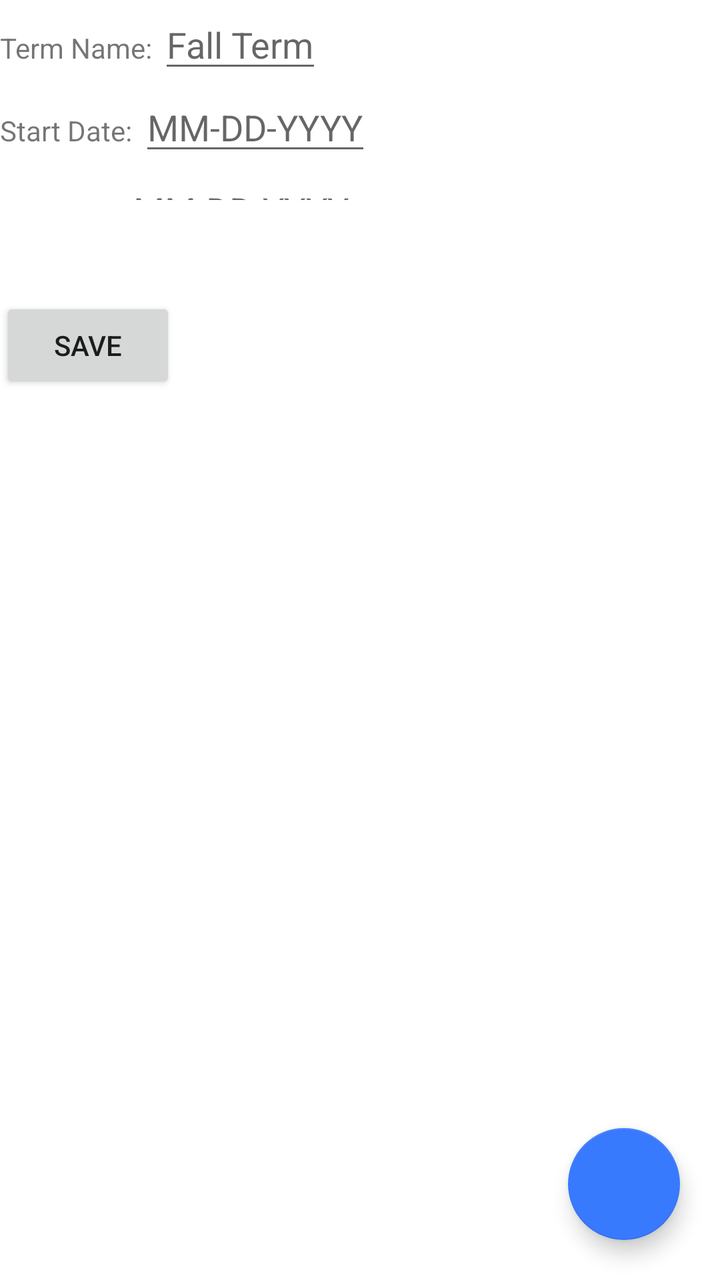
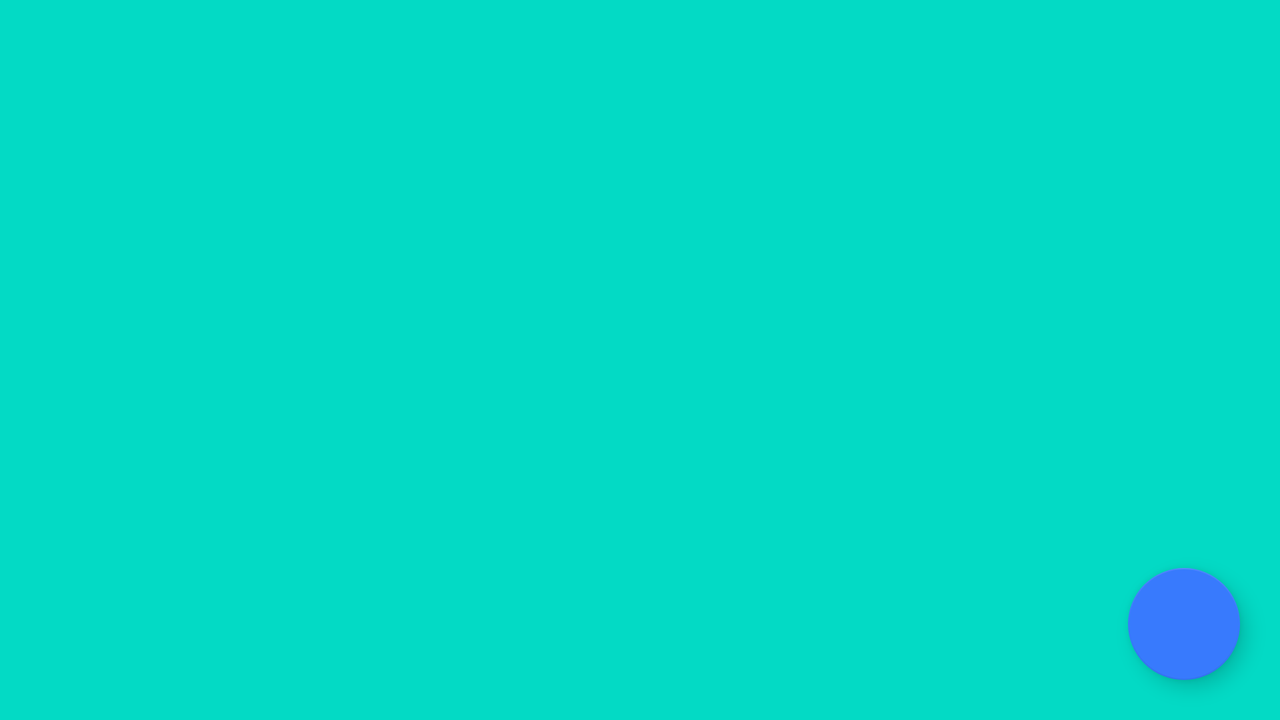

An Android layout and its configuration variant, each rendered on a device that would load it. The default file and the variant file are quoted in full after the pictures.
<!-- AndroidManifest.xml: application theme Theme.MobileAppDev -->
<!-- res/layout/activity_course_list.xml -->
<?xml version="1.0" encoding="utf-8"?>
<androidx.constraintlayout.widget.ConstraintLayout xmlns:android="http://schemas.android.com/apk/res/android"
    xmlns:app="http://schemas.android.com/apk/res-auto"
    xmlns:tools="http://schemas.android.com/tools"
    android:layout_width="match_parent"
    android:layout_height="match_parent"
    tools:context=".UI.CourseList">

    <ScrollView
        android:layout_width="409dp"
        android:layout_height="100dp"
        tools:layout_editor_absoluteX="1dp"
        tools:layout_editor_absoluteY="1dp">

        <LinearLayout
            android:layout_width="match_parent"
            android:layout_height="wrap_content"
            android:orientation="vertical" >
            <LinearLayout
                android:layout_width="match_parent"
                android:layout_height="wrap_content"
                android:orientation="horizontal">
                <TextView
                    android:layout_width="wrap_content"
                    android:layout_height="wrap_content"
                    android:text="Term Name: "></TextView>
                <EditText
                    android:id="@+id/editTermName"
                    android:layout_width="wrap_content"
                    android:layout_height="wrap_content"
                    android:hint="Fall Term"></EditText>

            </LinearLayout>
            <LinearLayout
                android:layout_width="match_parent"
                android:layout_height="wrap_content"
                android:orientation="horizontal">
                <TextView
                    android:layout_width="wrap_content"
                    android:layout_height="wrap_content"
                    android:text="Start Date: "></TextView>
                <EditText
                    android:id="@+id/editStartDate"
                    android:layout_width="wrap_content"
                    android:layout_height="wrap_content"
                    android:hint="MM-DD-YYYY"></EditText>
            </LinearLayout>
            <LinearLayout
                android:layout_width="match_parent"
                android:layout_height="wrap_content"
                android:orientation="horizontal">
                <TextView
                    android:layout_width="wrap_content"
                    android:layout_height="wrap_content"
                    android:text="End Date: "></TextView>
                <EditText
                    android:id="@+id/editEndDate"
                    android:layout_width="wrap_content"
                    android:layout_height="wrap_content"
                    android:hint="MM-DD-YYYY"></EditText>
            </LinearLayout>


        </LinearLayout>


    </ScrollView>

    <Button
        android:layout_width="wrap_content"
        android:layout_height="wrap_content"
        android:clickable="true"
        android:onClick="saveTerm"
        android:text="Save"
        app:layout_constraintBottom_toBottomOf="parent"
        app:layout_constraintTop_toTopOf="parent"
        app:layout_constraintVertical_bias="0.251"
        tools:layout_editor_absoluteX="161dp"></Button>

    <com.google.android.material.floatingactionbutton.FloatingActionButton
        android:id="@+id/floatingActionButton"
        android:layout_width="wrap_content"
        android:layout_height="wrap_content"
        android:layout_margin="20dp"
        android:layout_marginRight="16dp"
        android:layout_marginBottom="16dp"
        android:clickable="true"
        android:onClick="gotoTermDetails"
        app:layout_constraintBottom_toBottomOf="parent"
        app:layout_constraintRight_toRightOf="parent"
        app:layout_constraintTop_toTopOf="parent"
        app:layout_constraintVertical_bias="1.0"
        app:srcCompat="@drawable/ic_baseline_add_24" />
</androidx.constraintlayout.widget.ConstraintLayout>
<!-- resources referenced by this layout -->
<resources>
  <style name="Theme.MobileAppDev" parent="Theme.MaterialComponents.DayNight.DarkActionBar">
          
          <item name="colorPrimary">#F86E05</item>
          <item name="colorPrimaryVariant">@color/teal_200</item>
          <item name="colorOnPrimary">@color/white</item>
          
          <item name="colorSecondary">#387AFD</item>
          <item name="colorSecondaryVariant">@color/teal_700</item>
          <item name="colorOnSecondary">@color/black</item>
          
          <item name="android:statusBarColor" tools:targetApi="l">?attr/colorPrimaryVariant</item>
          
      </style>
</resources>
<!-- res/layout-land/activity_course_list.xml (the author's variant of the layout above) -->
<!-- drawn on the phone turned sideways -->
<?xml version="1.0" encoding="utf-8"?>
<androidx.constraintlayout.widget.ConstraintLayout
    xmlns:android="http://schemas.android.com/apk/res/android"
    xmlns:tools="http://schemas.android.com/tools"
    xmlns:app="http://schemas.android.com/apk/res-auto"
    android:layout_width="match_parent"
    android:layout_height="match_parent"
    tools:context=".UI.CourseList">

    <com.google.android.material.floatingactionbutton.FloatingActionButton
        android:id="@+id/floatingActionButton"
        android:layout_width="wrap_content"
        android:layout_height="wrap_content"
        android:layout_margin="20dp"
        android:layout_marginRight="16dp"
        android:layout_marginBottom="100dp"
        android:clickable="true"
        android:onClick="gotoAddCourse"
        app:layout_constraintBottom_toBottomOf="parent"
        app:layout_constraintRight_toRightOf="parent"
        app:layout_constraintTop_toTopOf="parent"
        app:layout_constraintVertical_bias="1.0"
        app:srcCompat="@drawable/ic_baseline_add_24" />

    <androidx.recyclerview.widget.RecyclerView
        android:id="@+id/courseRV"
        android:layout_width="match_parent"
        android:layout_height="match_parent"
        android:paddingLeft="10dp"
        android:paddingTop="10dp"
        android:background="@color/teal_200"
        app:layout_constraintLeft_toLeftOf="parent"
        app:layout_constraintTop_toTopOf="parent"
        />

    <TextView
        android:id="@+id/empty_view"
        android:layout_width="match_parent"
        android:layout_height="match_parent"
        android:gravity="center"
        android:visibility="gone"
        android:text="@string/no_courses"
        app:layout_constraintLeft_toLeftOf="parent"
        />

</androidx.constraintlayout.widget.ConstraintLayout>
<!-- resources referenced by the variant -->
<!-- as the phone turned sideways resolves them -->
<resources>
  <string name="no_courses">This term has no courses. Please add one by clicking the \'+\' below.</string>
  <style name="Theme.MobileAppDev" parent="Theme.MaterialComponents.DayNight.DarkActionBar">
          
          <item name="colorPrimary">#F86E05</item>
          <item name="colorPrimaryVariant">@color/teal_200</item>
          <item name="colorOnPrimary">@color/white</item>
          
          <item name="colorSecondary">#387AFD</item>
          <item name="colorSecondaryVariant">@color/teal_700</item>
          <item name="colorOnSecondary">@color/black</item>
          
          <item name="android:statusBarColor" tools:targetApi="l">?attr/colorPrimaryVariant</item>
          
      </style>
</resources>
